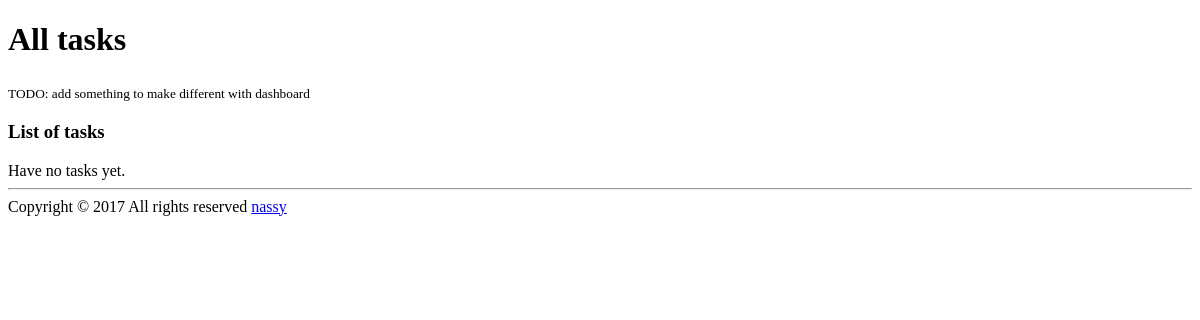
/overview/ (signed in), run on an earlier commit of the app's database.
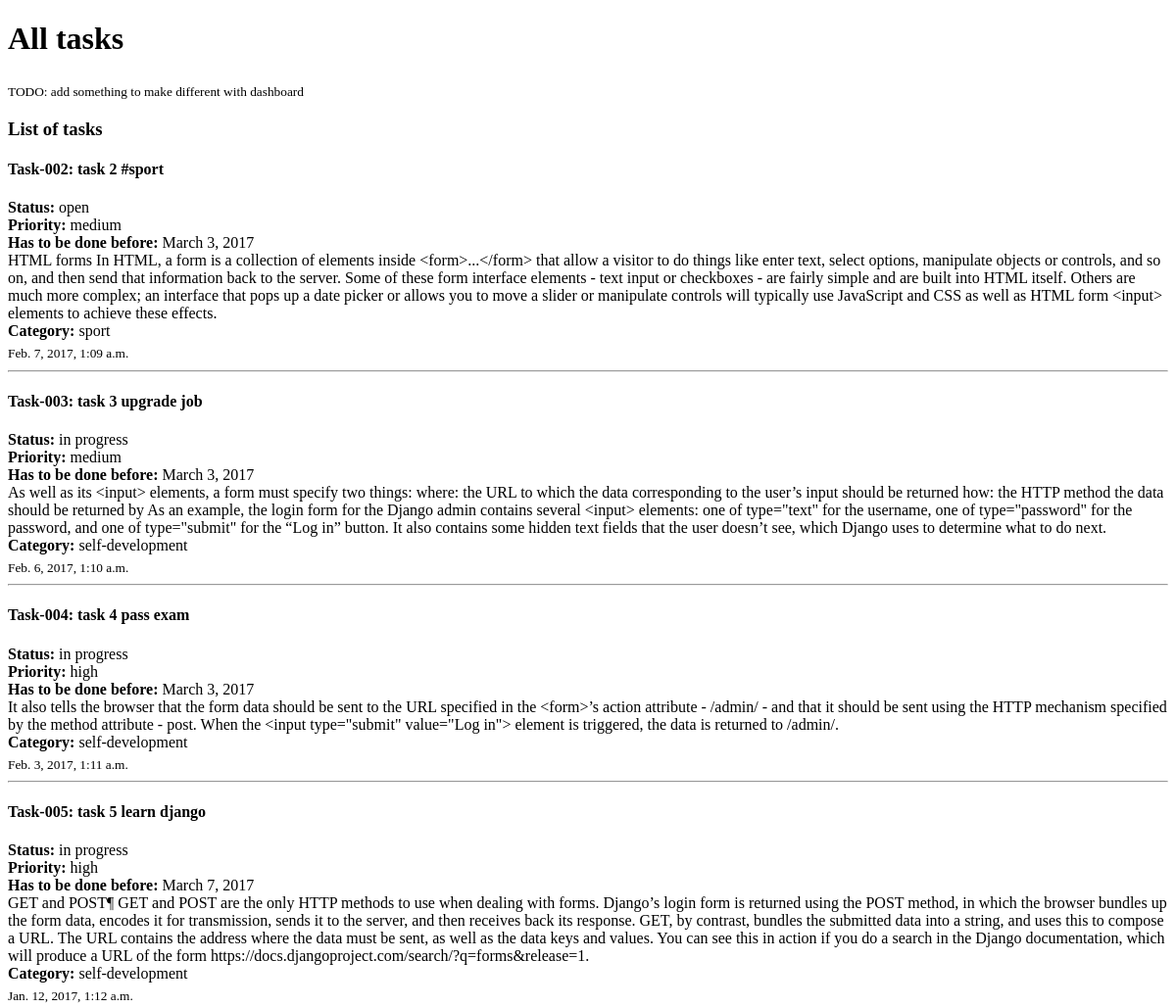
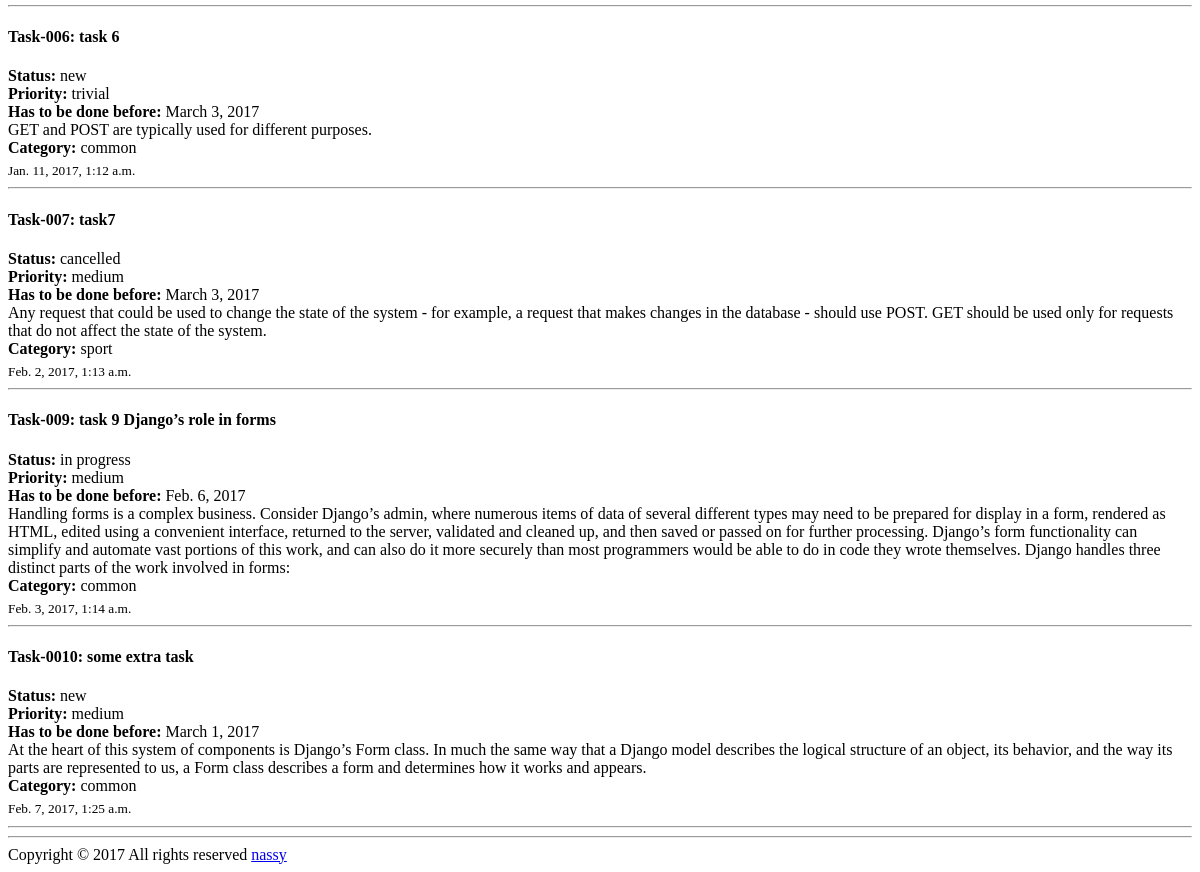
And on a later commit of the database (2 pictures, top to bottom).
### mainapp/models.py (models this page shows, shortened)
class Tasks(models.Model):
    title = models.CharField(verbose_name='title', max_length=120, blank=False)
    author = models.ForeignKey(User)
    description = models.TextField(verbose_name='description', blank=False)
    created_date = models.DateTimeField(verbose_name='Date of creation')
    priority = models.ForeignKey(Priority)
    img = models.ImageField(default='media/default.jpg', blank=True)
    attachments = models.FileField(blank=True)
    status = models.ForeignKey(Status)
    category = models.ForeignKey(Category)
    deadline = models.DateField(blank=True)

class Status(models.Model):
    value = models.IntegerField()
    name = models.CharField(verbose_name='status', max_length=32, unique=True)
    def __str__(self):
        return self.name

class Priority(models.Model):
    value = models.IntegerField(unique=True)
    name = models.CharField(verbose_name='priority', max_length=32, unique=True)
    def __str__(self):
        return self.name

class Category(models.Model):
    name = models.CharField(verbose_name='category', max_length=120, unique=True)
    image = models.ImageField(default='media/default.jpg', blank=True)
    def __str__(self):
        return self.name

### mainapp/views.py (the view)
# urls.py: url(r'^overview/$', overview),
@login_required(login_url='/index/')
def overview(request):
    tasks = Tasks.objects.all()
    return render(request, 'overview.html', {'tasks':tasks})

### templates/overview.html (shortened to what this page needs)
{% extends "base.html" %}
{% block content %}
                <div class="row">
                    <div class="col-lg-12">
                        <div class="page-header">
                            <h1>All tasks</h1>
                            <sub>TODO: add something to make different with dashboard </sub></h1>
                        </div>
                    </div>
                </div>
                <h3>List of tasks</h3>
                {% if tasks %}
                    {% for task in tasks %}
                        <h4>Task-00{{task.id}}: {{task.title}}</h4>
                        <b>Status: </b> {{task.status}} <br>
                        <b>Priority: </b>{{task.priority}}<br>
                        <b>Has to be done before:</b> {{ task.deadline }}<br>
                        {{task.description}}<br>
                        <b>Category: </b> {{ task.category }}<br>
                        <sub>{{task.created_date}}</sub><br>
                        <hr />
        {% endfor %}
    {% else %}
        Have no tasks yet.
    {% endif %}
{% endblock %}

What changed in the data, as far as the page shows it:
added Tasks: id "2", title "task 2 #sport", status "open", priority "medium", deadline "March 3, 2017", description "HTML forms In HTML, a form is a collection of elements inside <form>...</form> that allow a visitor to do things like enter text, select options, manipulate objects or controls, and so on, and then send that information back to the server. Some of these form interface elements - text input or checkboxes - are fairly simple and are built into HTML itself. Others are much more complex; an interface that pops up a date picker or allows you to move a slider or manipulate controls will typically use JavaScript and CSS as well as HTML form <input> elements to achieve these effects.", category "sport", created_date "Feb. 7, 2017, 1:09 a.m."
added Tasks: id "3", title "task 3 upgrade job", status "in progress", priority "medium", deadline "March 3, 2017", description "As well as its <input> elements, a form must specify two things: where: the URL to which the data corresponding to the user’s input should be returned how: the HTTP method the data should be returned by As an example, the login form for the Django admin contains several <input> elements: one of type=\"text\" for the username, one of type=\"password\" for the password, and one of type=\"submit\" for the “Log in” button. It also contains some hidden text fields that the user doesn’t see, which Django uses to determine what to do next.", category "self-development", created_date "Feb. 6, 2017, 1:10 a.m."
added Tasks: id "4", title "task 4 pass exam", status "in progress", priority "high", deadline "March 3, 2017", description "It also tells the browser that the form data should be sent to the URL specified in the <form>’s action attribute - /admin/ - and that it should be sent using the HTTP mechanism specified by the method attribute - post. When the <input type=\"submit\" value=\"Log in\"> element is triggered, the data is returned to /admin/.", category "self-development", created_date "Feb. 3, 2017, 1:11 a.m."
added Tasks: id "5", title "task 5 learn django", status "in progress", priority "high", deadline "March 7, 2017", description "GET and POST¶ GET and POST are the only HTTP methods to use when dealing with forms. Django’s login form is returned using the POST method, in which the browser bundles up the form data, encodes it for transmission, sends it to the server, and then receives back its response. GET, by contrast, bundles the submitted data into a string, and uses this to compose a URL. The URL contains the address where the data must be sent, as well as the data keys and values. You can see this in action if you do a search in the Django documentation, which will produce a URL of the form https://docs.djangoproject.com/search/?q=forms&release=1.", category "self-development", created_date "Jan. 12, 2017, 1:12 a.m."
added Tasks: id "6", title "task 6", status "new", priority "trivial", deadline "March 3, 2017", description "GET and POST are typically used for different purposes.", category "common", created_date "Jan. 11, 2017, 1:12 a.m."
added Tasks: id "7", title "task7", status "cancelled", priority "medium", deadline "March 3, 2017", description "Any request that could be used to change the state of the system - for example, a request that makes changes in the database - should use POST. GET should be used only for requests that do not affect the state of the system.", category "sport", created_date "Feb. 2, 2017, 1:13 a.m."
added Tasks: id "9", title "task 9 Django’s role in forms", status "in progress", priority "medium", deadline "Feb. 6, 2017", description "Handling forms is a complex business. Consider Django’s admin, where numerous items of data of several different types may need to be prepared for display in a form, rendered as HTML, edited using a convenient interface, returned to the server, validated and cleaned up, and then saved or passed on for further processing. Django’s form functionality can simplify and automate vast portions of this work, and can also do it more securely than most programmers would be able to do in code they wrote themselves. Django handles three distinct parts of the work involved in forms:", category "common", created_date "Feb. 3, 2017, 1:14 a.m."
added Tasks: id "10", title "some extra task", status "new", priority "medium", deadline "March 1, 2017", description "At the heart of this system of components is Django’s Form class. In much the same way that a Django model describes the logical structure of an object, its behavior, and the way its parts are represented to us, a Form class describes a form and determines how it works and appears.", category "common", created_date "Feb. 7, 2017, 1:25 a.m."
Also different on the page:
text no longer shown: "Have no tasks yet."
